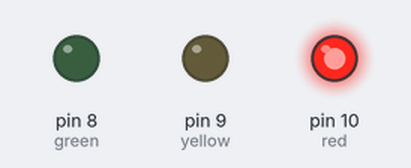
This sketch was run on a simulated Arduino Uno, built with avr-gcc and run on an emulated ATmega328P. Parts: output pins drawn as LEDs (lit = HIGH).

Above: at 2.0 s.
At 5.0 s:
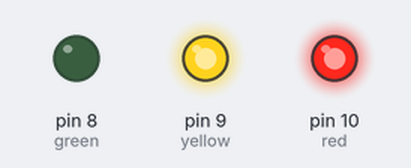
At 8.2 s:
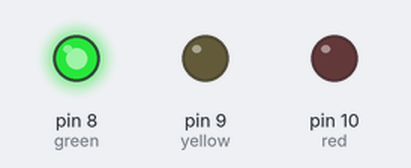
At 11.7 s:
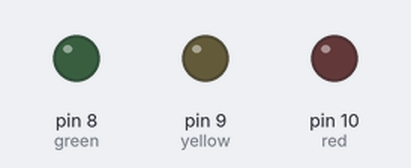
At 15.0 s:
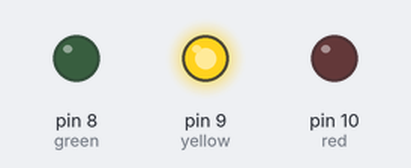
Timing chart, 0 to 20.8 s (numbered marks = the images above):
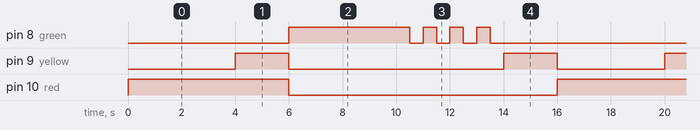

Measured:
- by itself, pin 8 (green): repeats every 16.0 s: 3 × (LOW 0.50 s, HIGH 0.50 s), LOW 8.5 s, HIGH 4.5 s
- by itself, pin 9 (yellow): repeats every 16.0 s: LOW 8.0 s, HIGH 2.0 s, LOW 4.0 s, HIGH 2.0 s
- by itself, pin 10 (red): alternates HIGH for 6.0 s and LOW for 10.0 s

The sketch:

ArduinoLighter.ino
```cpp
//Project of road litghter for cars

//Output Pin-number
int green = 8;
int yellow = 9;
int red = 10;

void setup()
{
  pinMode (green, OUTPUT);
  pinMode (yellow, OUTPUT);
  pinMode (red, OUTPUT);
}

//Loop for the metod to execute on the board
void loop()
{
  changeLights();
}

//Basic method for lighter
void changeLights()
{

//Red light ON
  digitalWrite (red, HIGH);
  delay (4000);

//Warning signal before change the light
  digitalWrite (yellow, HIGH);
  delay (2000);
  digitalWrite (red, LOW);
  digitalWrite (yellow, LOW);

//Green light ON
  digitalWrite (green, HIGH);
  delay (4000);
  digitalWrite (green, LOW);

  //Loop for blink GREEN light 5 times
  for (int i=0; i<4; i++)
  {
    digitalWrite (green, HIGH);
    delay (500);
    digitalWrite (green, LOW);
    delay (500);
  }

//Warning before RED light
  digitalWrite (yellow, HIGH);
  delay (2000);
  digitalWrite (yellow, LOW);
}
```
